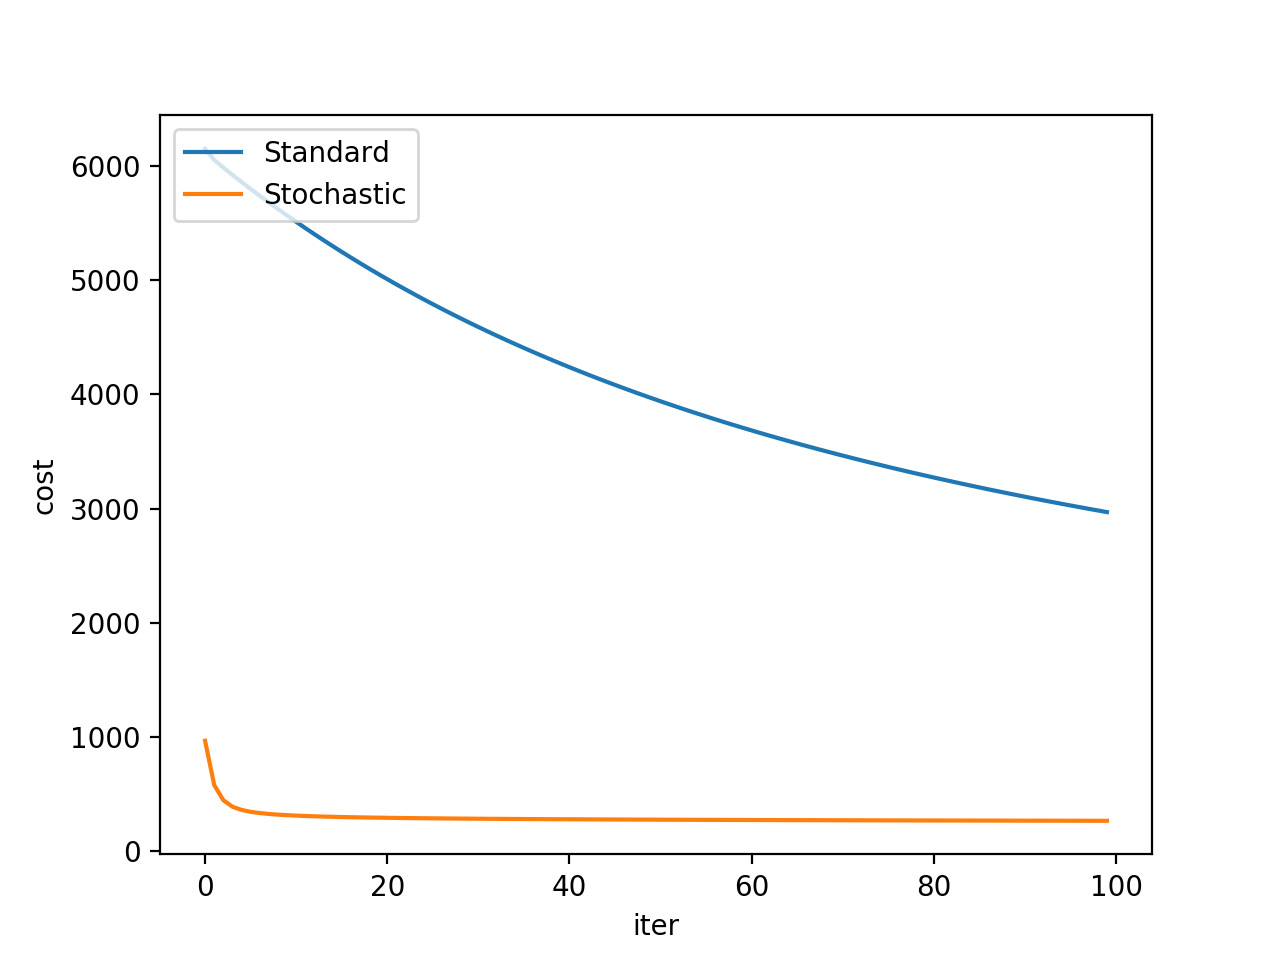

This chart was generated by the following Python code:
from pylab import *
import numpy as np
import matplotlib.pyplot as plt
import csv


def load_data():
    data = np.array(np.genfromtxt('feat_face_data.csv', delimiter=','))
    shufle = data[np.random.permutation(range(data[:,0].size)),:]
    X = shufle[:, 0 : -1]
    y = shufle[:, -1]
    print X.shape
    X = np.c_[np.ones((len(X),1)), X]
    print X
    X = X.T
    y.shape = (len(y),)

    return X, y



def Normal(X, y):
    iter = 1
    maxiter = 100
    Len = (np.linalg.norm(X)) ** 2 / 4
    alph = 1.0 / Len
    temp = np.random.rand(X[:, 1].size,) * 10 ** -3
    grad = 1
    res = np.zeros((X[:, 1].size, maxiter))

    while np.linalg.norm(grad) > 10^-14 and iter <= maxiter:
        s = 1 / (1 + np.exp(-(-y * np.matmul(X.T, temp))))
        r = -y * s
        grad = np.matmul(X, r)
        temp = temp - alph * grad
        res[:, iter - 1] = temp
        iter += 1

    return res


def Stochastic(X,y):
    iter = 1
    maxiter = 100
    temp = np.random.rand(X[:,1].size,1)* 10**-3
    grad = 1
    res = np.zeros((X[:,1].size,1))

    while np.linalg.norm(grad) > 10^-12 and iter <= maxiter:
        alph = 1.0/iter
        p = size(X[0])
        for n in range(p):
            s = -y[n] * 1/(1+np.exp(-(-y[n] * np.dot(X[:,n][newaxis] , temp)))) * X[:,n]
            s = s.T
            temp = temp - alph * s
        res = np.column_stack((res, temp))
        iter += 1
    res = res[:, 1:]
    return res


X, y = load_data()

W_normal = Normal(X, y)
W_stoch = Stochastic(X, y)

cost_normal = np.zeros(100)
for i in range(100):
    cost_normal[i] = sum(log(1 + exp(-y * np.matmul(X.T, W_normal[:, i]))))


cost_stoch = np.zeros(100)
for i in range(100):
    cost_stoch[i] = sum(log(1 + exp(-y * np.matmul(X.T, W_stoch[:, i]))))

xx = np.arange(0, 100)
plot1 = plt.plot(xx,cost_normal, label='Standard')
plot2 = plt.plot(xx,cost_stoch, label='Stochastic')
plt.xlabel('iter')
plt.ylabel('cost')
plt.legend(loc='upper left')
plt.show()
